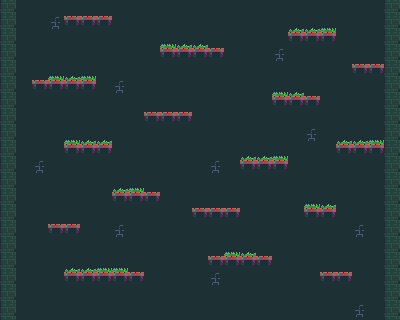

A 2D game scene composited from a Tiled map and its tileset images. What follows is a short description and the map's XML, with each tile layer's data collapsed to a summary:
An orthogonal 25x20 tile map with 16x16 px tiles, 5 tile layers (Background, Background2:ElectricBoogaloo, OneSidedPlatforms, Platforms, ...), 2 tilesets and 12 objects.

<map version="1.0" tiledversion="1.1.2" orientation="orthogonal" renderorder="right-up" width="25" height="20" tilewidth="16" tileheight="16" infinite="0" nextobjectid="1">
 <tileset firstgid="1" source="../tile1.tsx" />
 <tileset firstgid="65" name="sketches1-0 tiles and monsters" tilewidth="16" tileheight="16" tilecount="64" columns="8">
  <image source="../../Assets/Images/sketches2- tiles and monsters.png" width="128" height="128" />
  <tile id="2">
   <objectgroup draworder="index">
    <object id="1" x="0" y="0" width="16" height="3" />
   </objectgroup>
  </tile>
  <tile id="3">
   <objectgroup draworder="index">
    <object id="2" x="0" y="0" width="16" height="16" />
   </objectgroup>
  </tile>
  <tile id="4">
   <objectgroup draworder="index">
    <object id="1" x="0" y="0" width="16" height="16" />
   </objectgroup>
  </tile>
  <tile id="5">
   <objectgroup draworder="index">
    <object id="1" x="0" y="0" width="16" height="16" />
   </objectgroup>
  </tile>
  <tile id="8">
   <objectgroup draworder="index">
    <object id="1" x="0" y="0" width="16" height="16" />
   </objectgroup>
  </tile>
  <tile id="9">
   <objectgroup draworder="index">
    <object id="1" x="0" y="0" width="16" height="16" />
   </objectgroup>
  </tile>
  <tile id="10">
   <objectgroup draworder="index">
    <object id="1" x="0" y="0" width="16" height="16" />
   </objectgroup>
  </tile>
  <tile id="19">
   <objectgroup draworder="index">
    <object id="1" x="0" y="0" width="16" height="8" />
   </objectgroup>
   <animation>
    <frame tileid="19" duration="200" />
    <frame tileid="29" duration="200" />
   </animation>
  </tile>
  <tile id="20">
   <objectgroup draworder="index">
    <object id="2" x="0" y="0" width="16" height="8" />
   </objectgroup>
   <animation>
    <frame tileid="20" duration="200" />
    <frame tileid="30" duration="200" />
   </animation>
  </tile>
  <tile id="21">
   <objectgroup draworder="index">
    <object id="1" x="0" y="0" width="16" height="8" />
   </objectgroup>
   <animation>
    <frame tileid="21" duration="200" />
    <frame tileid="31" duration="200" />
   </animation>
  </tile>
  <tile id="22">
   <objectgroup draworder="index">
    <object id="1" x="0" y="0" width="16" height="16" />
   </objectgroup>
  </tile>
  <tile id="36">
   <objectgroup draworder="index">
    <object id="1" x="0" y="0" width="16" height="4" />
   </objectgroup>
  </tile>
 </tileset>
 <layer name="Background" width="25" height="20">
  <data>[500 cells, 500 non-empty, 1 distinct tile ids]</data>
 </layer>
 <layer name="Background2:ElectricBoogaloo" width="25" height="20">
  <data>[500 cells, 50 non-empty, 2 distinct tile ids]</data>
 </layer>
 <layer name="OneSidedPlatforms" width="25" height="20">
  <data>[500 cells, 52 non-empty, 1 distinct tile ids]</data>
 </layer>
 <layer name="Platforms" width="25" height="20">
  <data>[500 cells, 0 non-empty, 0 distinct tile ids]</data>
 </layer>
 <layer name="Foreground" width="25" height="20">
  <data>[500 cells, 30 non-empty, 2 distinct tile ids]</data>
 </layer>
</map>
